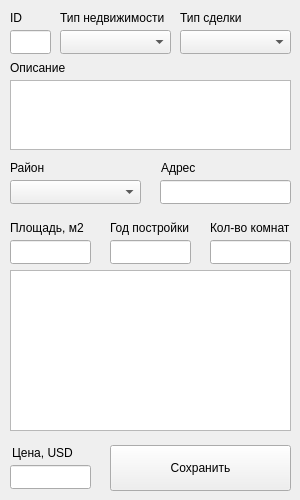
<?xml version="1.0" encoding="UTF-8"?>
<ui version="4.0">
 <class>objectAdding</class>
 <widget class="QWidget" name="objectAdding">
  <property name="geometry">
   <rect>
    <x>0</x>
    <y>0</y>
    <width>300</width>
    <height>500</height>
   </rect>
  </property>
  <property name="windowTitle">
   <string>Form</string>
  </property>
  <widget class="QLabel" name="label">
   <property name="geometry">
    <rect>
     <x>10</x>
     <y>10</y>
     <width>16</width>
     <height>16</height>
    </rect>
   </property>
   <property name="text">
    <string>ID</string>
   </property>
  </widget>
  <widget class="QLineEdit" name="lineEdit_ID">
   <property name="geometry">
    <rect>
     <x>10</x>
     <y>30</y>
     <width>41</width>
     <height>24</height>
    </rect>
   </property>
  </widget>
  <widget class="QLabel" name="label_2">
   <property name="geometry">
    <rect>
     <x>60</x>
     <y>10</y>
     <width>111</width>
     <height>16</height>
    </rect>
   </property>
   <property name="text">
    <string>Тип недвижимости</string>
   </property>
  </widget>
  <widget class="QComboBox" name="comboBox_type">
   <property name="geometry">
    <rect>
     <x>60</x>
     <y>30</y>
     <width>111</width>
     <height>24</height>
    </rect>
   </property>
   <property name="placeholderText">
    <string>Выберите</string>
   </property>
  </widget>
  <widget class="QComboBox" name="comboBox_deal">
   <property name="geometry">
    <rect>
     <x>180</x>
     <y>30</y>
     <width>111</width>
     <height>24</height>
    </rect>
   </property>
   <property name="placeholderText">
    <string>Выберите</string>
   </property>
  </widget>
  <widget class="QLabel" name="label_3">
   <property name="geometry">
    <rect>
     <x>180</x>
     <y>10</y>
     <width>71</width>
     <height>16</height>
    </rect>
   </property>
   <property name="text">
    <string>Тип сделки</string>
   </property>
  </widget>
  <widget class="QLabel" name="label_4">
   <property name="geometry">
    <rect>
     <x>10</x>
     <y>60</y>
     <width>61</width>
     <height>16</height>
    </rect>
   </property>
   <property name="text">
    <string>Описание</string>
   </property>
  </widget>
  <widget class="QPlainTextEdit" name="plainTextEdit_description">
   <property name="geometry">
    <rect>
     <x>10</x>
     <y>80</y>
     <width>281</width>
     <height>70</height>
    </rect>
   </property>
  </widget>
  <widget class="QComboBox" name="comboBox_district">
   <property name="geometry">
    <rect>
     <x>10</x>
     <y>180</y>
     <width>131</width>
     <height>24</height>
    </rect>
   </property>
   <property name="placeholderText">
    <string>Выберите</string>
   </property>
  </widget>
  <widget class="QLabel" name="label_5">
   <property name="geometry">
    <rect>
     <x>10</x>
     <y>160</y>
     <width>41</width>
     <height>16</height>
    </rect>
   </property>
   <property name="text">
    <string>Район</string>
   </property>
  </widget>
  <widget class="QLineEdit" name="lineEdit_address">
   <property name="geometry">
    <rect>
     <x>160</x>
     <y>180</y>
     <width>131</width>
     <height>24</height>
    </rect>
   </property>
  </widget>
  <widget class="QLabel" name="label_6">
   <property name="geometry">
    <rect>
     <x>161</x>
     <y>160</y>
     <width>41</width>
     <height>16</height>
    </rect>
   </property>
   <property name="text">
    <string>Адрес</string>
   </property>
  </widget>
  <widget class="QLabel" name="label_7">
   <property name="geometry">
    <rect>
     <x>10</x>
     <y>220</y>
     <width>81</width>
     <height>16</height>
    </rect>
   </property>
   <property name="text">
    <string>Площадь, м2</string>
   </property>
  </widget>
  <widget class="QLineEdit" name="lineEdit_square">
   <property name="geometry">
    <rect>
     <x>10</x>
     <y>240</y>
     <width>81</width>
     <height>24</height>
    </rect>
   </property>
  </widget>
  <widget class="QLabel" name="label_8">
   <property name="geometry">
    <rect>
     <x>210</x>
     <y>220</y>
     <width>81</width>
     <height>16</height>
    </rect>
   </property>
   <property name="text">
    <string>Кол-во комнат</string>
   </property>
  </widget>
  <widget class="QLineEdit" name="lineEdit_floor_amount">
   <property name="geometry">
    <rect>
     <x>210</x>
     <y>240</y>
     <width>81</width>
     <height>24</height>
    </rect>
   </property>
  </widget>
  <widget class="QLabel" name="label_9">
   <property name="geometry">
    <rect>
     <x>12</x>
     <y>445</y>
     <width>81</width>
     <height>16</height>
    </rect>
   </property>
   <property name="text">
    <string>Цена, USD</string>
   </property>
  </widget>
  <widget class="QLineEdit" name="lineEdit_price">
   <property name="geometry">
    <rect>
     <x>10</x>
     <y>465</y>
     <width>81</width>
     <height>24</height>
    </rect>
   </property>
  </widget>
  <widget class="QLabel" name="label_10">
   <property name="geometry">
    <rect>
     <x>110</x>
     <y>220</y>
     <width>91</width>
     <height>16</height>
    </rect>
   </property>
   <property name="text">
    <string>Год постройки</string>
   </property>
  </widget>
  <widget class="QLineEdit" name="lineEdit_year">
   <property name="geometry">
    <rect>
     <x>110</x>
     <y>240</y>
     <width>81</width>
     <height>24</height>
    </rect>
   </property>
  </widget>
  <widget class="QTableView" name="tableView">
   <property name="geometry">
    <rect>
     <x>10</x>
     <y>270</y>
     <width>281</width>
     <height>161</height>
    </rect>
   </property>
  </widget>
  <widget class="QPushButton" name="pushButton_save">
   <property name="geometry">
    <rect>
     <x>110</x>
     <y>445</y>
     <width>181</width>
     <height>46</height>
    </rect>
   </property>
   <property name="text">
    <string>Сохранить</string>
   </property>
  </widget>
 </widget>
 <resources/>
 <connections/>
</ui>
